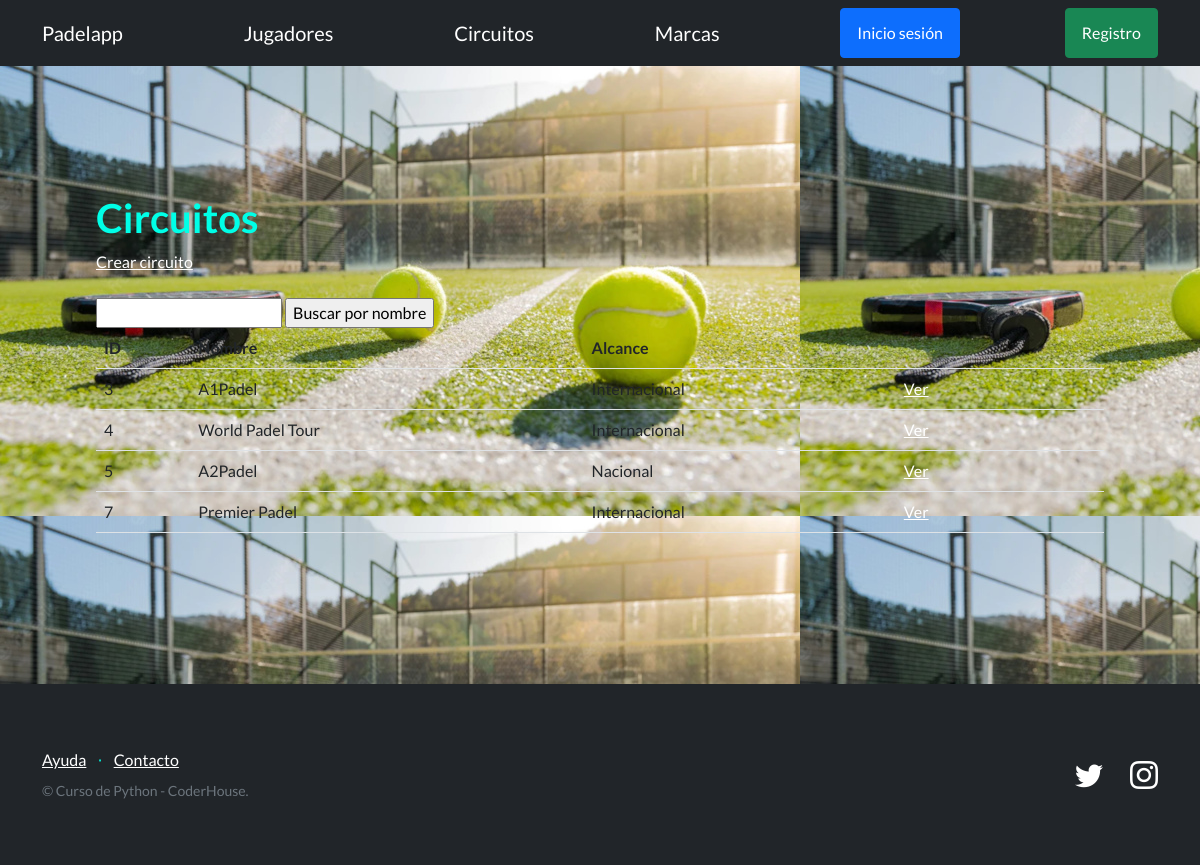
The page /PadelApp/circuitos/ on the database as committed earlier.
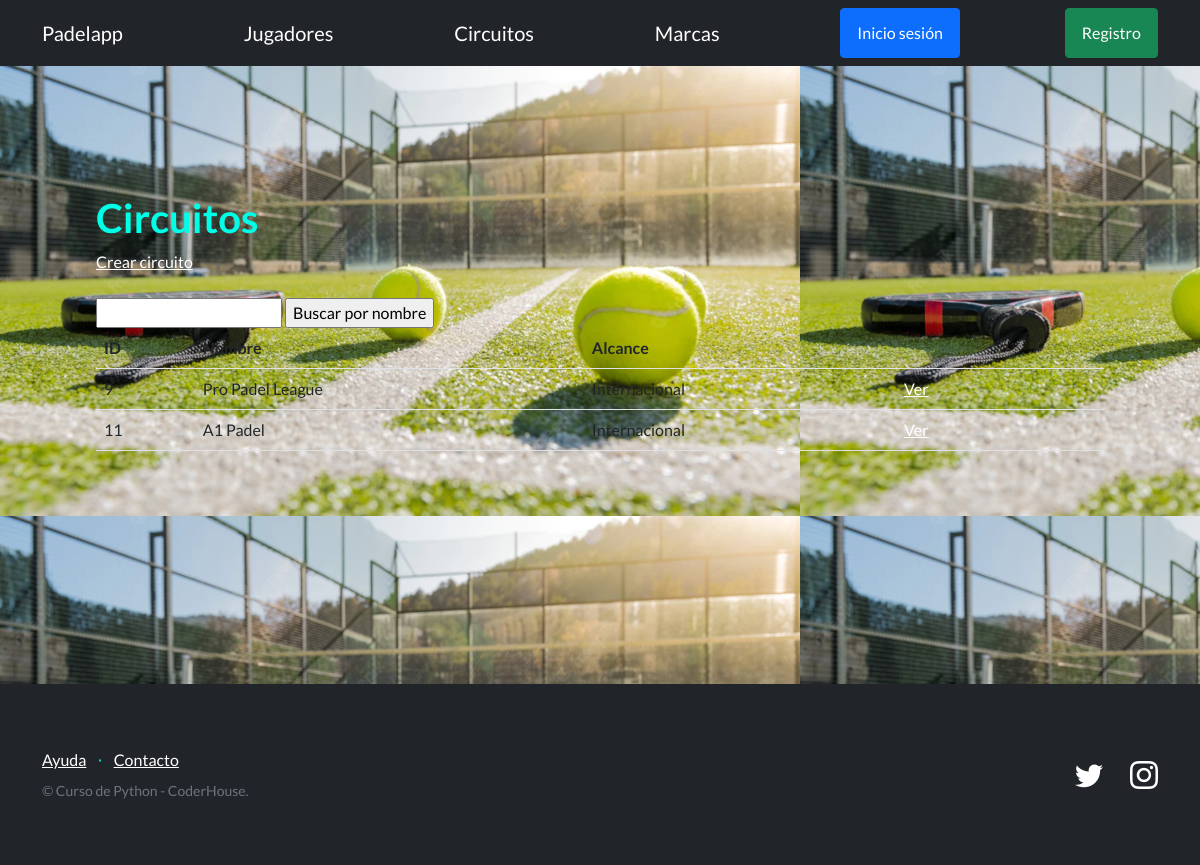
The same page on the database as committed later.
### PadelApp/models.py (models this page shows, shortened)
class Circuito(models.Model):
    nombre = models.CharField(max_length=64)
    alcance = models.CharField(max_length=64)
    ranking_premios = models.IntegerField()
    cant_torneos = models.IntegerField(null=True, blank=True)
    creador = models.ForeignKey(User, on_delete=models.SET_NULL, null=True)

### PadelApp/views.py (the view)
# urls.py: path("circuitos/", CircuitoListView.as_view(), name="listar_circuitos" ),
class CircuitoListView(ListView):
    model = Circuito
    template_name = 'PadelApp/circuito.html'

### PadelApp/templates/PadelApp/circuito.html (shortened to what this page needs)
{% extends "PadelApp/base2.html" %}
{% block contenido %}
<section>
    <div>
      <h1>Circuitos</h1>
      <a href="{% url "crear_circuito" %}">Crear circuito</a>
      <br><br>
      <form action="{% url 'buscar_circuito' %}" method="get">
        <input type="text" name="q">
        <input type="submit" value="Buscar por nombre">
      </form>
      <table class="table">
        <tbody>
          <tr>
            <th>ID</th>
            <th>Nombre</th>
            <th>Alcance</th>
            <th></th>
            <th></th>
            <th></th>
          </tr>
          {% for circuito in object_list %}
          <tr>
            <td>{{ circuito.id }}</td>
            <td>{{ circuito.nombre }}</td>
            <td>{{ circuito.alcance }}</td>
            <td>
                <a href = "{% url "detalle_circuito" circuito.id %}">Ver</a>
            </td>
            <td>
            </td>
            <td>
            </td>
          </tr>
          {% endfor %}
        </tbody>
      </table>
    </div>
  </section>
{% endblock contenido %}

Rows that differ between the two databases and show on the page:
removed Circuito: id "3", nombre "A1Padel", alcance "Internacional"
removed Circuito: id "4", nombre "World Padel Tour", alcance "Internacional"
removed Circuito: id "5", nombre "A2Padel", alcance "Nacional"
removed Circuito: id "7", nombre "Premier Padel", alcance "Internacional"
added Circuito: id "9", nombre "Pro Padel League", alcance "Internacional"
added Circuito: id "11", nombre "A1 Padel", alcance "Internacional"
